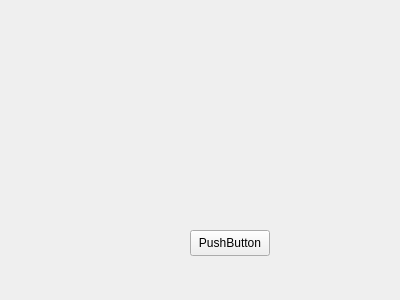
<?xml version="1.0" encoding="UTF-8"?>
<ui version="4.0">
 <class>SettingsPage</class>
 <widget class="QWidget" name="SettingsPage">
  <property name="geometry">
   <rect>
    <x>0</x>
    <y>0</y>
    <width>400</width>
    <height>300</height>
   </rect>
  </property>
  <property name="windowTitle">
   <string>Form</string>
  </property>
  <widget class="QPushButton" name="returnButton">
   <property name="geometry">
    <rect>
     <x>190</x>
     <y>230</y>
     <width>80</width>
     <height>26</height>
    </rect>
   </property>
   <property name="text">
    <string>PushButton</string>
   </property>
  </widget>
 </widget>
 <resources/>
 <connections/>
</ui>
